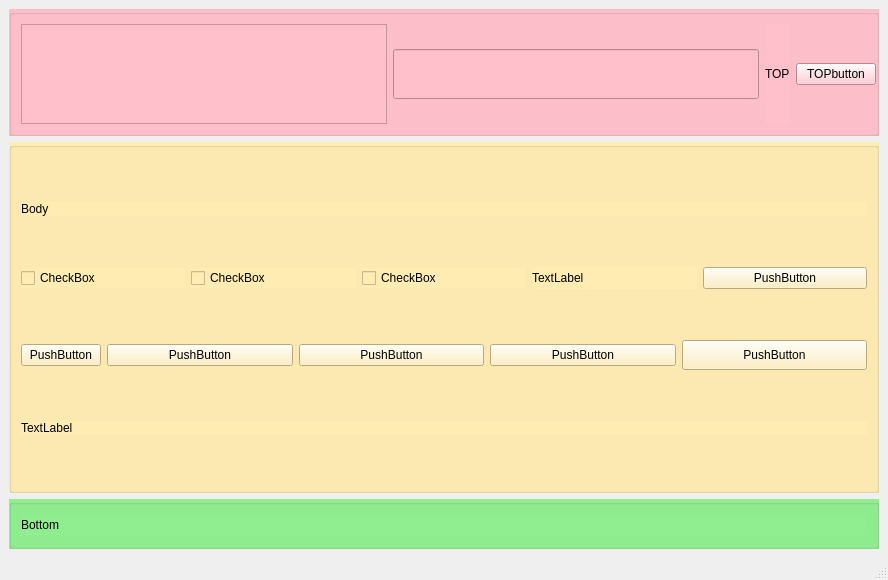
<?xml version="1.0" encoding="UTF-8"?>
<ui version="4.0">
 <class>TestView</class>
 <widget class="QMainWindow" name="TestView">
  <property name="geometry">
   <rect>
    <x>0</x>
    <y>0</y>
    <width>888</width>
    <height>580</height>
   </rect>
  </property>
  <property name="sizePolicy">
   <sizepolicy hsizetype="Preferred" vsizetype="Fixed">
    <horstretch>0</horstretch>
    <verstretch>0</verstretch>
   </sizepolicy>
  </property>
  <property name="windowTitle">
   <string>MainWindow</string>
  </property>
  <property name="styleSheet">
   <string notr="true">color:black;</string>
  </property>
  <widget class="QWidget" name="centralwidget">
   <layout class="QVBoxLayout" name="verticalLayout">
    <item>
     <widget class="QGroupBox" name="groupBox_3">
      <property name="sizePolicy">
       <sizepolicy hsizetype="Preferred" vsizetype="Fixed">
        <horstretch>0</horstretch>
        <verstretch>60</verstretch>
       </sizepolicy>
      </property>
      <property name="minimumSize">
       <size>
        <width>0</width>
        <height>50</height>
       </size>
      </property>
      <property name="styleSheet">
       <string notr="true">background-color:#FFC0CB;</string>
      </property>
      <property name="title">
       <string/>
      </property>
      <layout class="QHBoxLayout" name="horizontalLayout_4">
       <property name="rightMargin">
        <number>0</number>
       </property>
       <item>
        <widget class="QTextEdit" name="textEdit">
         <property name="sizePolicy">
          <sizepolicy hsizetype="Expanding" vsizetype="Fixed">
           <horstretch>0</horstretch>
           <verstretch>0</verstretch>
          </sizepolicy>
         </property>
         <property name="minimumSize">
          <size>
           <width>0</width>
           <height>100</height>
          </size>
         </property>
        </widget>
       </item>
       <item>
        <widget class="QLineEdit" name="lineEdit">
         <property name="minimumSize">
          <size>
           <width>50</width>
           <height>50</height>
          </size>
         </property>
        </widget>
       </item>
       <item>
        <widget class="QLabel" name="label_5">
         <property name="styleSheet">
          <string notr="true"/>
         </property>
         <property name="text">
          <string>TOP</string>
         </property>
        </widget>
       </item>
       <item>
        <widget class="QPushButton" name="pushButton_7">
         <property name="sizePolicy">
          <sizepolicy hsizetype="Fixed" vsizetype="Fixed">
           <horstretch>0</horstretch>
           <verstretch>0</verstretch>
          </sizepolicy>
         </property>
         <property name="text">
          <string>TOPbutton</string>
         </property>
        </widget>
       </item>
      </layout>
     </widget>
    </item>
    <item>
     <widget class="QGroupBox" name="groupBox">
      <property name="styleSheet">
       <string notr="true">background-color:#FFECB3;</string>
      </property>
      <property name="title">
       <string/>
      </property>
      <layout class="QVBoxLayout" name="verticalLayout_2">
       <item>
        <widget class="QLabel" name="label_3">
         <property name="sizePolicy">
          <sizepolicy hsizetype="Preferred" vsizetype="Fixed">
           <horstretch>0</horstretch>
           <verstretch>0</verstretch>
          </sizepolicy>
         </property>
         <property name="minimumSize">
          <size>
           <width>0</width>
           <height>0</height>
          </size>
         </property>
         <property name="text">
          <string>Body</string>
         </property>
         <property name="textFormat">
          <enum>Qt::AutoText</enum>
         </property>
         <property name="textInteractionFlags">
          <set>Qt::LinksAccessibleByKeyboard</set>
         </property>
        </widget>
       </item>
       <item>
        <layout class="QHBoxLayout" name="horizontalLayout">
         <item>
          <widget class="QCheckBox" name="checkBox_3">
           <property name="text">
            <string>CheckBox</string>
           </property>
          </widget>
         </item>
         <item>
          <widget class="QCheckBox" name="checkBox">
           <property name="text">
            <string>CheckBox</string>
           </property>
          </widget>
         </item>
         <item>
          <widget class="QCheckBox" name="checkBox_2">
           <property name="text">
            <string>CheckBox</string>
           </property>
          </widget>
         </item>
         <item>
          <widget class="QLabel" name="label">
           <property name="text">
            <string>TextLabel</string>
           </property>
          </widget>
         </item>
         <item>
          <widget class="QPushButton" name="pushButton">
           <property name="text">
            <string>PushButton</string>
           </property>
          </widget>
         </item>
        </layout>
       </item>
       <item>
        <layout class="QHBoxLayout" name="horizontalLayout_2" stretch="0,2,2,2,2">
         <property name="spacing">
          <number>6</number>
         </property>
         <item>
          <widget class="QPushButton" name="pushButton_2">
           <property name="text">
            <string>PushButton</string>
           </property>
          </widget>
         </item>
         <item>
          <widget class="QPushButton" name="pushButton_3">
           <property name="text">
            <string>PushButton</string>
           </property>
          </widget>
         </item>
         <item>
          <widget class="QPushButton" name="pushButton_4">
           <property name="text">
            <string>PushButton</string>
           </property>
          </widget>
         </item>
         <item>
          <widget class="QPushButton" name="pushButton_5">
           <property name="text">
            <string>PushButton</string>
           </property>
          </widget>
         </item>
         <item>
          <widget class="QPushButton" name="pushButton_6">
           <property name="sizePolicy">
            <sizepolicy hsizetype="Minimum" vsizetype="Fixed">
             <horstretch>0</horstretch>
             <verstretch>0</verstretch>
            </sizepolicy>
           </property>
           <property name="minimumSize">
            <size>
             <width>30</width>
             <height>30</height>
            </size>
           </property>
           <property name="text">
            <string>PushButton</string>
           </property>
          </widget>
         </item>
        </layout>
       </item>
       <item>
        <widget class="QLabel" name="label_2">
         <property name="sizePolicy">
          <sizepolicy hsizetype="Preferred" vsizetype="Fixed">
           <horstretch>0</horstretch>
           <verstretch>0</verstretch>
          </sizepolicy>
         </property>
         <property name="text">
          <string>TextLabel</string>
         </property>
        </widget>
       </item>
      </layout>
     </widget>
    </item>
    <item>
     <widget class="QGroupBox" name="groupBox_2">
      <property name="sizePolicy">
       <sizepolicy hsizetype="Preferred" vsizetype="Fixed">
        <horstretch>0</horstretch>
        <verstretch>0</verstretch>
       </sizepolicy>
      </property>
      <property name="minimumSize">
       <size>
        <width>50</width>
        <height>50</height>
       </size>
      </property>
      <property name="styleSheet">
       <string notr="true">background-color:#90ee90;</string>
      </property>
      <property name="title">
       <string/>
      </property>
      <layout class="QHBoxLayout" name="horizontalLayout_3">
       <item>
        <widget class="QLabel" name="label_4">
         <property name="sizePolicy">
          <sizepolicy hsizetype="Preferred" vsizetype="Fixed">
           <horstretch>0</horstretch>
           <verstretch>0</verstretch>
          </sizepolicy>
         </property>
         <property name="minimumSize">
          <size>
           <width>20</width>
           <height>20</height>
          </size>
         </property>
         <property name="styleSheet">
          <string notr="true"/>
         </property>
         <property name="text">
          <string>Bottom</string>
         </property>
        </widget>
       </item>
      </layout>
     </widget>
    </item>
   </layout>
  </widget>
  <widget class="QStatusBar" name="statusbar"/>
 </widget>
 <resources/>
 <connections/>
</ui>
